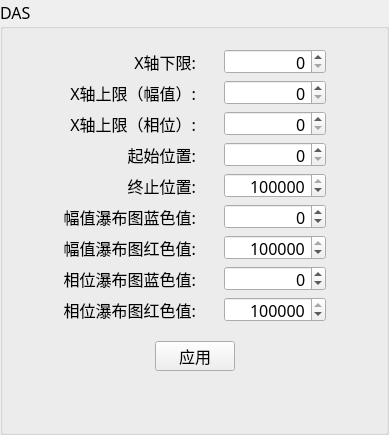
        <widget class="QGroupBox" name="groupBox_2">
         <property name="font">
          <font>
           <family>宋体</family>
           <pointsize>12</pointsize>
           <weight>50</weight>
           <italic>false</italic>
           <bold>false</bold>
          </font>
         </property>
         <property name="styleSheet">
          <string notr="true"/>
         </property>
         <property name="title">
          <string>DAS</string>
         </property>
         <layout class="QVBoxLayout" name="verticalLayout_10">
          <item>
           <widget class="QWidget" name="widget_3" native="true">
            <property name="styleSheet">
             <string notr="true"/>
            </property>
            <layout class="QVBoxLayout" name="verticalLayout_4" stretch="5,3">
             <property name="spacing">
              <number>10</number>
             </property>
             <property name="leftMargin">
              <number>0</number>
             </property>
             <property name="topMargin">
              <number>0</number>
             </property>
             <property name="rightMargin">
              <number>0</number>
             </property>
             <property name="bottomMargin">
              <number>50</number>
             </property>
             <item>
              <layout class="QHBoxLayout" name="horizontalLayout_3" stretch="0,0,0,0">
               <item>
                <spacer name="horizontalSpacer_3">
                 <property name="orientation">
                  <enum>Qt::Horizontal</enum>
                 </property>
                 <property name="sizeHint" stdset="0">
                  <size>
                   <width>40</width>
                   <height>20</height>
                  </size>
                 </property>
                </spacer>
               </item>
               <item>
                <widget class="QWidget" name="widget_4" native="true">
                 <property name="minimumSize">
                  <size>
                   <width>130</width>
                   <height>0</height>
                  </size>
                 </property>
                 <property name="maximumSize">
                  <size>
                   <width>200</width>
                   <height>16777215</height>
                  </size>
                 </property>
                 <layout class="QVBoxLayout" name="verticalLayout_3">
                  <item>
                   <widget class="QLabel" name="label_31">
                    <property name="minimumSize">
                     <size>
                      <width>0</width>
                      <height>25</height>
                     </size>
                    </property>
                    <property name="maximumSize">
                     <size>
                      <width>16777215</width>
                      <height>25</height>
                     </size>
                    </property>
                    <property name="font">
                     <font>
                      <family>宋体</family>
                      <pointsize>12</pointsize>
                      <weight>50</weight>
                      <italic>false</italic>
                      <bold>false</bold>
                     </font>
                    </property>
                    <property name="text">
                     <string>X轴下限:</string>
                    </property>
                    <property name="alignment">
                     <set>Qt::AlignRight|Qt::AlignTrailing|Qt::AlignVCenter</set>
                    </property>
                   </widget>
                  </item>
                  <item>
                   <widget class="QLabel" name="label_30">
                    <property name="minimumSize">
                     <size>
                      <width>0</width>
                      <height>25</height>
                     </size>
                    </property>
                    <property name="maximumSize">
                     <size>
                      <width>16777215</width>
                      <height>25</height>
                     </size>
                    </property>
                    <property name="font">
                     <font>
                      <family>宋体</family>
                      <pointsize>12</pointsize>
                      <weight>50</weight>
                      <italic>false</italic>
                      <bold>false</bold>
                     </font>
                    </property>
                    <property name="text">
                     <string>X轴上限（幅值）:</string>
                    </property>
                    <property name="alignment">
                     <set>Qt::AlignRight|Qt::AlignTrailing|Qt::AlignVCenter</set>
                    </property>
                   </widget>
                  </item>
                  <item>
                   <widget class="QLabel" name="label_32">
                    <property name="minimumSize">
                     <size>
                      <width>0</width>
                      <height>25</height>
                     </size>
                    </property>
                    <property name="maximumSize">
                     <size>
                      <width>16777215</width>
                      <height>25</height>
                     </size>
                    </property>
                    <property name="font">
                     <font>
                      <family>宋体</family>
                      <pointsize>12</pointsize>
                      <weight>50</weight>
                      <italic>false</italic>
                      <bold>false</bold>
                     </font>
                    </property>
                    <property name="text">
                     <string>X轴上限（相位）:</string>
                    </property>
                    <property name="alignment">
                     <set>Qt::AlignRight|Qt::AlignTrailing|Qt::AlignVCenter</set>
                    </property>
                   </widget>
                  </item>
                  <item>
                   <widget class="QLabel" name="label_3">
                    <property name="minimumSize">
                     <size>
                      <width>0</width>
                      <height>25</height>
                     </size>
                    </property>
                    <property name="maximumSize">
                     <size>
                      <width>16777215</width>
                      <height>25</height>
                     </size>
                    </property>
                    <property name="font">
                     <font>
                      <family>宋体</family>
                      <pointsize>12</pointsize>
                      <weight>50</weight>
                      <italic>false</italic>
                      <bold>false</bold>
                     </font>
                    </property>
                    <property name="text">
                     <string>起始位置:</string>
                    </property>
                    <property name="alignment">
                     <set>Qt::AlignRight|Qt::AlignTrailing|Qt::AlignVCenter</set>
                    </property>
                   </widget>
                  </item>
                  <item>
                   <widget class="QLabel" name="label_4">
                    <property name="minimumSize">
                     <size>
                      <width>0</width>
                      <height>25</height>
                     </size>
                    </property>
                    <property name="maximumSize">
                     <size>
                      <width>16777215</width>
                      <height>25</height>
                     </size>
                    </property>
                    <property name="text">
                     <string>终止位置:</string>
                    </property>
                    <property name="alignment">
                     <set>Qt::AlignRight|Qt::AlignTrailing|Qt::AlignVCenter</set>
                    </property>
                   </widget>
                  </item>
                  <item>
                   <widget class="QLabel" name="label_6">
                    <property name="minimumSize">
                     <size>
                      <width>0</width>
                      <height>25</height>
                     </size>
                    </property>
                    <property name="maximumSize">
                     <size>
                      <width>16777215</width>
                      <height>25</height>
                     </size>
                    </property>
                    <property name="text">
                     <string>幅值瀑布图蓝色值:</string>
                    </property>
                    <property name="alignment">
                     <set>Qt::AlignRight|Qt::AlignTrailing|Qt::AlignVCenter</set>
                    </property>
                   </widget>
                  </item>
                  <item>
                   <widget class="QLabel" name="label_5">
                    <property name="minimumSize">
                     <size>
                      <width>0</width>
                      <height>25</height>
                     </size>
                    </property>
                    <property name="maximumSize">
                     <size>
                      <width>16777215</width>
                      <height>25</height>
                     </size>
                    </property>
                    <property name="text">
                     <string>幅值瀑布图红色值:</string>
                    </property>
                    <property name="alignment">
                     <set>Qt::AlignRight|Qt::AlignTrailing|Qt::AlignVCenter</set>
                    </property>
                   </widget>
                  </item>
                  <item>
                   <widget class="QLabel" name="label_16">
                    <property name="minimumSize">
                     <size>
                      <width>0</width>
                      <height>25</height>
                     </size>
                    </property>
                    <property name="maximumSize">
                     <size>
                      <width>16777215</width>
                      <height>25</height>
                     </size>
                    </property>
                    <property name="text">
                     <string>相位瀑布图蓝色值:</string>
                    </property>
                    <property name="alignment">
                     <set>Qt::AlignRight|Qt::AlignTrailing|Qt::AlignVCenter</set>
                    </property>
                   </widget>
                  </item>
                  <item>
                   <widget class="QLabel" name="label_17">
                    <property name="minimumSize">
                     <size>
                      <width>0</width>
                      <height>25</height>
                     </size>
                    </property>
                    <property name="maximumSize">
                     <size>
                      <width>16777215</width>
                      <height>25</height>
                     </size>
                    </property>
                    <property name="text">
                     <string>相位瀑布图红色值:</string>
                    </property>
                    <property name="alignment">
                     <set>Qt::AlignRight|Qt::AlignTrailing|Qt::AlignVCenter</set>
                    </property>
                   </widget>
                  </item>
                 </layout>
                </widget>
               </item>
               <item>
                <widget class="QWidget" name="widget_5" native="true">
                 <property name="minimumSize">
                  <size>
                   <width>120</width>
                   <height>0</height>
                  </size>
                 </property>
                 <property name="maximumSize">
                  <size>
                   <width>120</width>
                   <height>16777215</height>
                  </size>
                 </property>
                 <layout class="QVBoxLayout" name="verticalLayout_5">
                  <item>
                   <widget class="QSpinBox" name="spinBox_7">
                    <property name="minimumSize">
                     <size>
                      <width>0</width>
                      <height>25</height>
                     </size>
                    </property>
                    <property name="maximumSize">
                     <size>
                      <width>16777215</width>
                      <height>25</height>
                     </size>
                    </property>
                    <property name="alignment">
                     <set>Qt::AlignRight|Qt::AlignTrailing|Qt::AlignVCenter</set>
                    </property>
                    <property name="minimum">
                     <number>0</number>
                    </property>
                    <property name="maximum">
                     <number>999999999</number>
                    </property>
                   </widget>
                  </item>
                  <item>
                   <widget class="QSpinBox" name="spinBox_26">
                    <property name="minimumSize">
                     <size>
                      <width>0</width>
                      <height>25</height>
                     </size>
                    </property>
                    <property name="maximumSize">
                     <size>
                      <width>16777215</width>
                      <height>25</height>
                     </size>
                    </property>
                    <property name="alignment">
                     <set>Qt::AlignRight|Qt::AlignTrailing|Qt::AlignVCenter</set>
                    </property>
                    <property name="minimum">
                     <number>0</number>
                    </property>
                    <property name="maximum">
                     <number>999999999</number>
                    </property>
                   </widget>
                  </item>
                  <item>
                   <widget class="QSpinBox" name="spinBox_27">
                    <property name="minimumSize">
                     <size>
                      <width>0</width>
                      <height>25</height>
                     </size>
                    </property>
                    <property name="maximumSize">
                     <size>
                      <width>16777215</width>
                      <height>25</height>
                     </size>
                    </property>
                    <property name="alignment">
                     <set>Qt::AlignRight|Qt::AlignTrailing|Qt::AlignVCenter</set>
                    </property>
                    <property name="minimum">
                     <number>0</number>
                    </property>
                    <property name="maximum">
                     <number>999999999</number>
                    </property>
                   </widget>
                  </item>
                  <item>
                   <widget class="QSpinBox" name="spinBox_3">
                    <property name="minimumSize">
                     <size>
                      <width>0</width>
                      <height>25</height>
                     </size>
                    </property>
                    <property name="maximumSize">
                     <size>
                      <width>16777215</width>
                      <height>25</height>
                     </size>
                    </property>
                    <property name="alignment">
                     <set>Qt::AlignRight|Qt::AlignTrailing|Qt::AlignVCenter</set>
                    </property>
                    <property name="minimum">
                     <number>0</number>
                    </property>
                    <property name="maximum">
                     <number>999999</number>
                    </property>
                   </widget>
                  </item>
                  <item>
                   <widget class="QSpinBox" name="spinBox_4">
                    <property name="minimumSize">
                     <size>
                      <width>0</width>
                      <height>25</height>
                     </size>
                    </property>
                    <property name="maximumSize">
                     <size>
                      <width>16777215</width>
                      <height>25</height>
                     </size>
                    </property>
                    <property name="alignment">
                     <set>Qt::AlignRight|Qt::AlignTrailing|Qt::AlignVCenter</set>
                    </property>
                    <property name="minimum">
                     <number>1</number>
                    </property>
                    <property name="maximum">
                     <number>999999999</number>
                    </property>
                    <property name="value">
                     <number>1000000</number>
                    </property>
                   </widget>
                  </item>
                  <item>
                   <widget class="QSpinBox" name="spinBox_5">
                    <property name="minimumSize">
                     <size>
                      <width>0</width>
                      <height>25</height>
                     </size>
                    </property>
                    <property name="maximumSize">
                     <size>
                      <width>16777215</width>
                      <height>25</height>
                     </size>
                    </property>
                    <property name="alignment">
                     <set>Qt::AlignRight|Qt::AlignTrailing|Qt::AlignVCenter</set>
                    </property>
                    <property name="minimum">
                     <number>-99999999</number>
                    </property>
                    <property name="maximum">
                     <number>99999999</number>
                    </property>
                   </widget>
                  </item>
                  <item>
                   <widget class="QSpinBox" name="spinBox_6">
                    <property name="minimumSize">
                     <size>
                      <width>0</width>
                      <height>25</height>
                     </size>
                    </property>
                    <property name="maximumSize">
                     <size>
                      <width>16777215</width>
                      <height>25</height>
                     </size>
                    </property>
                    <property name="alignment">
                     <set>Qt::AlignRight|Qt::AlignTrailing|Qt::AlignVCenter</set>
                    </property>
                    <property name="minimum">
                     <number>1</number>
                    </property>
                    <property name="maximum">
                     <number>99999999</number>
                    </property>
                    <property name="value">
                     <number>1000000</number>
                    </property>
                   </widget>
                  </item>
                  <item>
                   <widget class="QSpinBox" name="spinBox_8">
                    <property name="minimumSize">
                     <size>
                      <width>0</width>
                      <height>25</height>
                     </size>
                    </property>
                    <property name="maximumSize">
                     <size>
                      <width>16777215</width>
                      <height>25</height>
                     </size>
                    </property>
                    <property name="alignment">
                     <set>Qt::AlignRight|Qt::AlignTrailing|Qt::AlignVCenter</set>
                    </property>
                    <property name="minimum">
                     <number>-99999999</number>
                    </property>
                    <property name="maximum">
                     <number>99999999</number>
                    </property>
                    <property name="value">
                     <number>0</number>
                    </property>
                   </widget>
                  </item>
                  <item>
                   <widget class="QSpinBox" name="spinBox_13">
                    <property name="minimumSize">
                     <size>
                      <width>0</width>
                      <height>25</height>
                     </size>
                    </property>
                    <property name="maximumSize">
                     <size>
                      <width>16777215</width>
                      <height>25</height>
                     </size>
                    </property>
                    <property name="alignment">
                     <set>Qt::AlignRight|Qt::AlignTrailing|Qt::AlignVCenter</set>
                    </property>
                    <property name="minimum">
                     <number>1</number>
                    </property>
                    <property name="maximum">
                     <number>99999999</number>
                    </property>
                    <property name="value">
                     <number>1000000</number>
                    </property>
                   </widget>
                  </item>
                 </layout>
                </widget>
               </item>
               <item>
                <spacer name="horizontalSpacer_4">
                 <property name="orientation">
                  <enum>Qt::Horizontal</enum>
                 </property>
                 <property name="sizeHint" stdset="0">
                  <size>
                   <width>40</width>
                   <height>20</height>
                  </size>
                 </property>
                </spacer>
               </item>
              </layout>
             </item>
             <item>
              <layout class="QHBoxLayout" name="horizontalLayout_4">
               <item>
                <spacer name="horizontalSpacer_2">
                 <property name="orientation">
                  <enum>Qt::Horizontal</enum>
                 </property>
                 <property name="sizeHint" stdset="0">
                  <size>
                   <width>40</width>
                   <height>20</height>
                  </size>
                 </property>
                </spacer>
               </item>
               <item>
                <widget class="QPushButton" name="btn_Save">
                 <property name="minimumSize">
                  <size>
                   <width>80</width>
                   <height>30</height>
                  </size>
                 </property>
                 <property name="maximumSize">
                  <size>
                   <width>80</width>
                   <height>30</height>
                  </size>
                 </property>
                 <property name="text">
                  <string>应用</string>
                 </property>
                </widget>
               </item>
               <item>
                <spacer name="horizontalSpacer_5">
                 <property name="orientation">
                  <enum>Qt::Horizontal</enum>
                 </property>
                 <property name="sizeHint" stdset="0">
                  <size>
                   <width>40</width>
                   <height>20</height>
                  </size>
                 </property>
                </spacer>
               </item>
              </layout>
             </item>
            </layout>
           </widget>
          </item>
         </layout>
        </widget>
